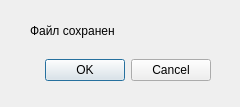
<?xml version="1.0" encoding="UTF-8"?>
<ui version="4.0">
 <class>win_ok</class>
 <widget class="QDialog" name="win_ok">
  <property name="geometry">
   <rect>
    <x>0</x>
    <y>0</y>
    <width>240</width>
    <height>107</height>
   </rect>
  </property>
  <property name="windowTitle">
   <string>Dialog</string>
  </property>
  <widget class="QDialogButtonBox" name="buttonBox">
   <property name="geometry">
    <rect>
     <x>10</x>
     <y>50</y>
     <width>201</width>
     <height>41</height>
    </rect>
   </property>
   <property name="orientation">
    <enum>Qt::Horizontal</enum>
   </property>
   <property name="standardButtons">
    <set>QDialogButtonBox::Cancel|QDialogButtonBox::Ok</set>
   </property>
  </widget>
  <widget class="QLabel" name="label">
   <property name="geometry">
    <rect>
     <x>30</x>
     <y>10</y>
     <width>181</width>
     <height>41</height>
    </rect>
   </property>
   <property name="text">
    <string>Файл сохранен</string>
   </property>
  </widget>
 </widget>
 <resources/>
 <connections>
  <connection>
   <sender>buttonBox</sender>
   <signal>accepted()</signal>
   <receiver>win_ok</receiver>
   <slot>accept()</slot>
   <hints>
    <hint type="sourcelabel">
     <x>248</x>
     <y>254</y>
    </hint>
    <hint type="destinationlabel">
     <x>157</x>
     <y>274</y>
    </hint>
   </hints>
  </connection>
  <connection>
   <sender>buttonBox</sender>
   <signal>rejected()</signal>
   <receiver>win_ok</receiver>
   <slot>reject()</slot>
   <hints>
    <hint type="sourcelabel">
     <x>316</x>
     <y>260</y>
    </hint>
    <hint type="destinationlabel">
     <x>286</x>
     <y>274</y>
    </hint>
   </hints>
  </connection>
 </connections>
</ui>
